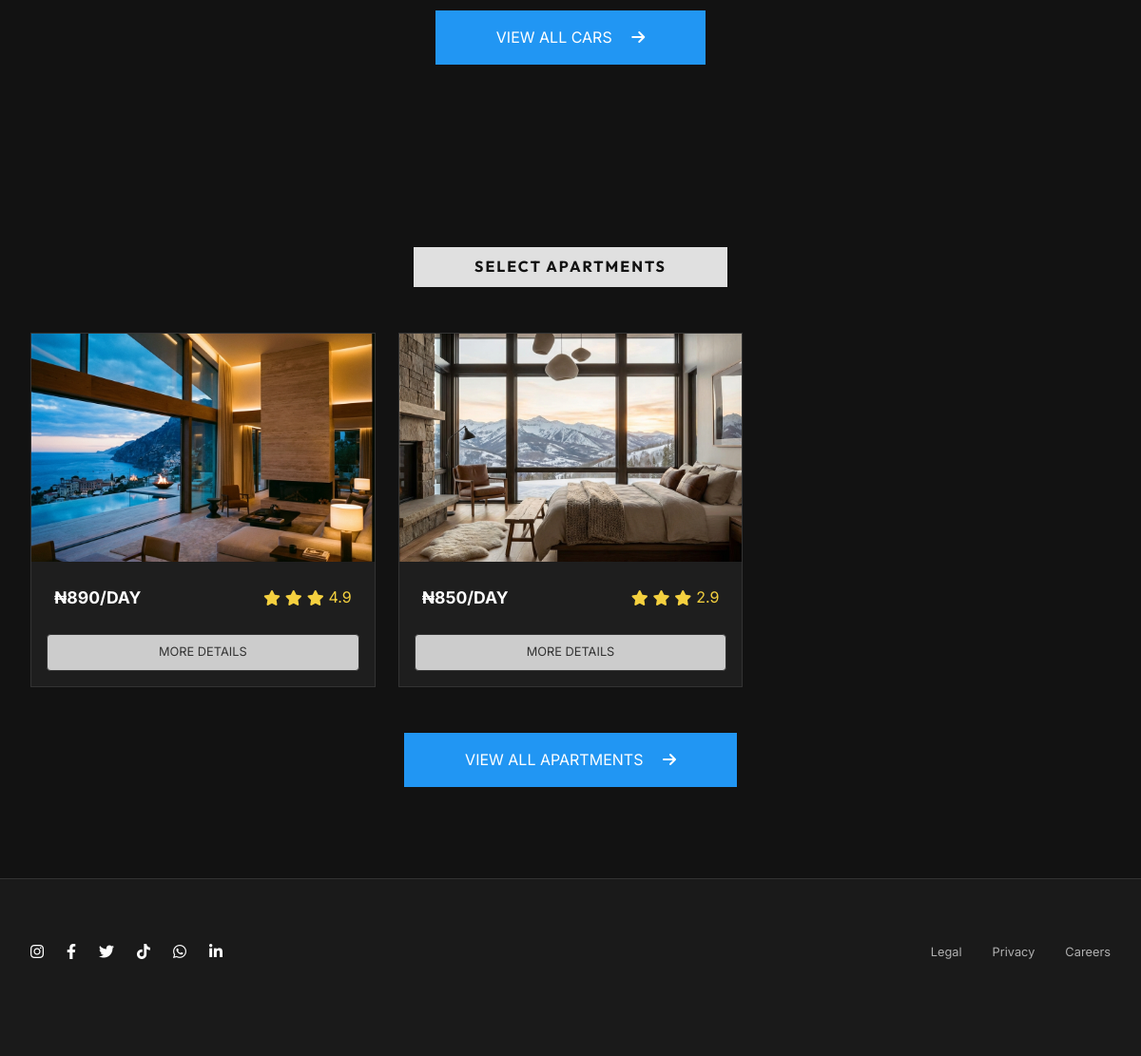
/ (lower part), run on an earlier commit of the app's database.
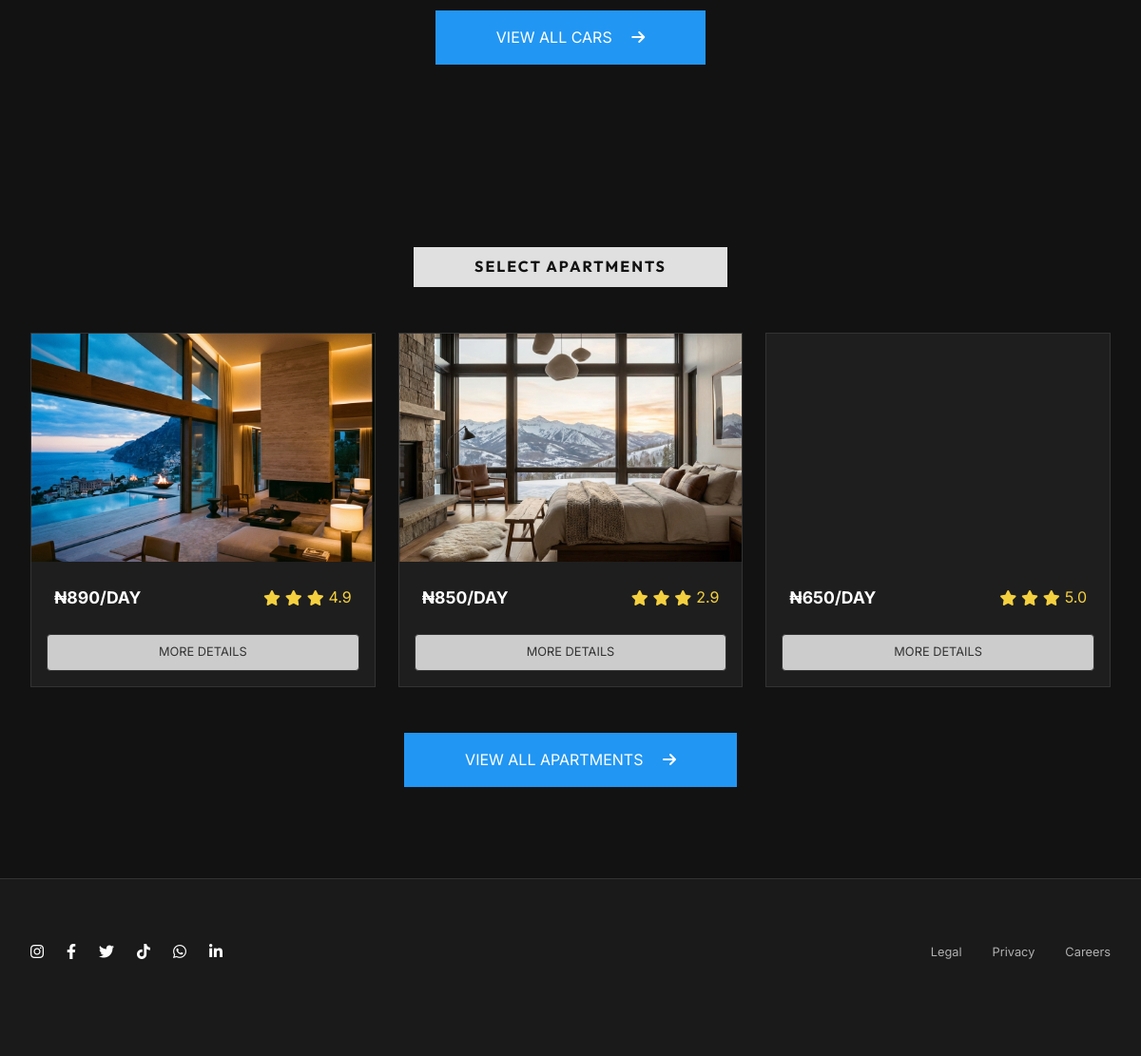
And on a later commit of the database.
### landing/models.py (models this page shows, shortened)
class RentalItem(models.Model):
    category = models.ForeignKey(Category, on_delete=models.CASCADE, related_name='items')
    name = models.CharField(max_length=200)
    description = models.TextField()
    price_per_day = models.DecimalField(max_digits=10, decimal_places=2)
    rating = models.DecimalField(max_digits=3, decimal_places=1, default=5.0)
    image = models.ImageField(upload_to='rentals/')
    video_url = models.URLField(blank=True, null=True, help_text="Link to YouTube or Vimeo video")
    is_featured = models.BooleanField(default=False)

### landing/views.py (the view)
# urls.py: path('', views.index, name='index'),
def index(request):
    cars = RentalItem.objects.filter(category__slug='cars', is_featured=True)
    apartments = RentalItem.objects.filter(category__slug='apartments', is_featured=True)
    return render(request, 'landing/index.html', {
        'cars': cars,
        'apartments': apartments
    })

### landing/templates/landing/index.html (shortened to what this page needs)
{% load static %}
<!DOCTYPE html>
<html lang="en">
<head>
    <link rel="stylesheet" href="{% static 'landing/css/style.css' %}">
    <link rel="stylesheet" href="https://cdnjs.cloudflare.com/ajax/libs/font-awesome/6.0.0/css/all.min.css">
</head>
<body>
    <main class="container">
        <section class="grid-section">
            <div class="action-bar">
                {% if user.is_authenticated %}
                <a href="{% url 'car_list' %}" class="btn-fill">
                    VIEW ALL CARS <i class="fas fa-arrow-right" style="margin-left: 1rem;"></i>
                </a>
                {% else %}
                <a href="#" class="btn-fill" onclick="alert('Please log in to view all cars'); return false;">
                    VIEW ALL CARS <i class="fas fa-arrow-right" style="margin-left: 1rem;"></i>
                </a>
                {% endif %}
            </div>
        </section>
        <section class="grid-section">
            <div class="section-header">
                <h2>Select Apartments</h2>
            </div>
            <div class="items-grid">
                {% for apt in apartments %}
                <div class="item-card">
                    <div class="item-img"
                        style="background-image: url('{% static 'landing/images/' %}{{ apt.name|slugify }}.png');">
                    </div>
                    <div class="item-info">
                        <span class="price">₦{{ apt.price_per_day|floatformat:0 }}/DAY</span>
                        <span class="rating"><i class="fas fa-star"></i><i class="fas fa-star"></i><i
                                class="fas fa-star"></i> {{ apt.rating }}</span>
                    </div>
                    <div class="item-booking" style="padding: 0 1rem 1rem; display: flex; justify-content: center;">
                        <a href="{% url 'item_detail' apt.id %}" class="btn-outline"
                            style="width: 100%; text-align: center; font-size: 0.8rem; padding: 0.5rem; border-radius: 4px;">MORE
                            DETAILS</a>
                    </div>
                </div>
                {% empty %}
                <div class="item-card">
                    <div class="preview-placeholder">NO APARTMENTS AVAILABLE</div>
                </div>
                {% endfor %}
            </div>
            <div class="action-bar">
                <a href="{% if user.is_authenticated %}{% url 'apartment_list' %}{% else %}#{% endif %}"
                    class="btn-fill" {% if not user.is_authenticated %}
                    onclick="alert('Please log in to view all apartments'); return false;" {% endif %}>
                    VIEW ALL APARTMENTS <i class="fas fa-arrow-right" style="margin-left: 1rem;"></i>
                </a>
            </div>
        </section>
    </main>
    <footer>
        <div class="container">
            <div class="footer-top">
                <div class="social-links">
                    <a href="#"><i class="fab fa-instagram"></i></a>
                    <a href="#"><i class="fab fa-facebook-f"></i></a>
                    <a href="#"><i class="fab fa-twitter"></i></a>
                    <a href="#"><i class="fab fa-tiktok"></i></a>
                    <a href="#"><i class="fab fa-whatsapp"></i></a>
                    <a href="#"><i class="fab fa-linkedin-in"></i></a>
                </div>
                <div class="footer-nav">
                    <a href="#">Legal</a>
                    <a href="#">Privacy</a>
                    <a href="#">Careers</a>
                </div>
            </div>
        </div>
    </footer>
</body>
</html>

What changed in the data, as far as the page shows it:
added RentalItem: price_per_day "650", rating "5.0"
